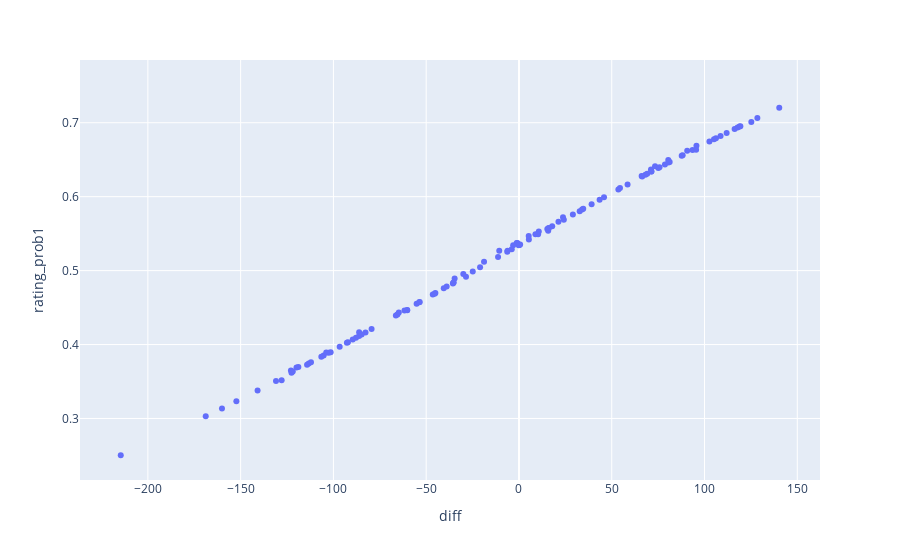

The code cell stored with this chart in its notebook:
### Code cell
rating_diffs = remain['rating1_pre'] + remain['pitcher1_adj'] - remain['rating2_pre'] - remain['pitcher2_adj']
px.scatter((pd.concat([rating_diffs.rename('diff'), remain['rating_prob1']], axis=1)), x='diff', y='rating_prob1')

### Figure 1 — Plotly figure (JSON) as saved in the notebook; plotly's stock layout.template omitted (floating-point values rounded to 4 significant figures; data arrays with more than 128 entries replaced by an {"elided": "..."} marker saying what was removed)
{"data": [{"hovertemplate": "diff=%{x}<br>rating_prob1=%{y}<extra></extra>", "legendgroup": "", "marker": {"color": "#636efa", "symbol": "circle"}, "mode": "markers", "name": "", "orientation": "v", "showlegend": false, "type": "scatter", "x": {"elided": "414 float values"}, "xaxis": "x", "y": {"elided": "414 float values"}, "yaxis": "y"}], "layout": {"legend": {"tracegroupgap": 0}, "margin": {"t": 60}, "xaxis": {"anchor": "y", "domain": [0, 1], "title": {"text": "diff"}}, "yaxis": {"anchor": "x", "domain": [0, 1], "title": {"text": "rating_prob1"}}}}
